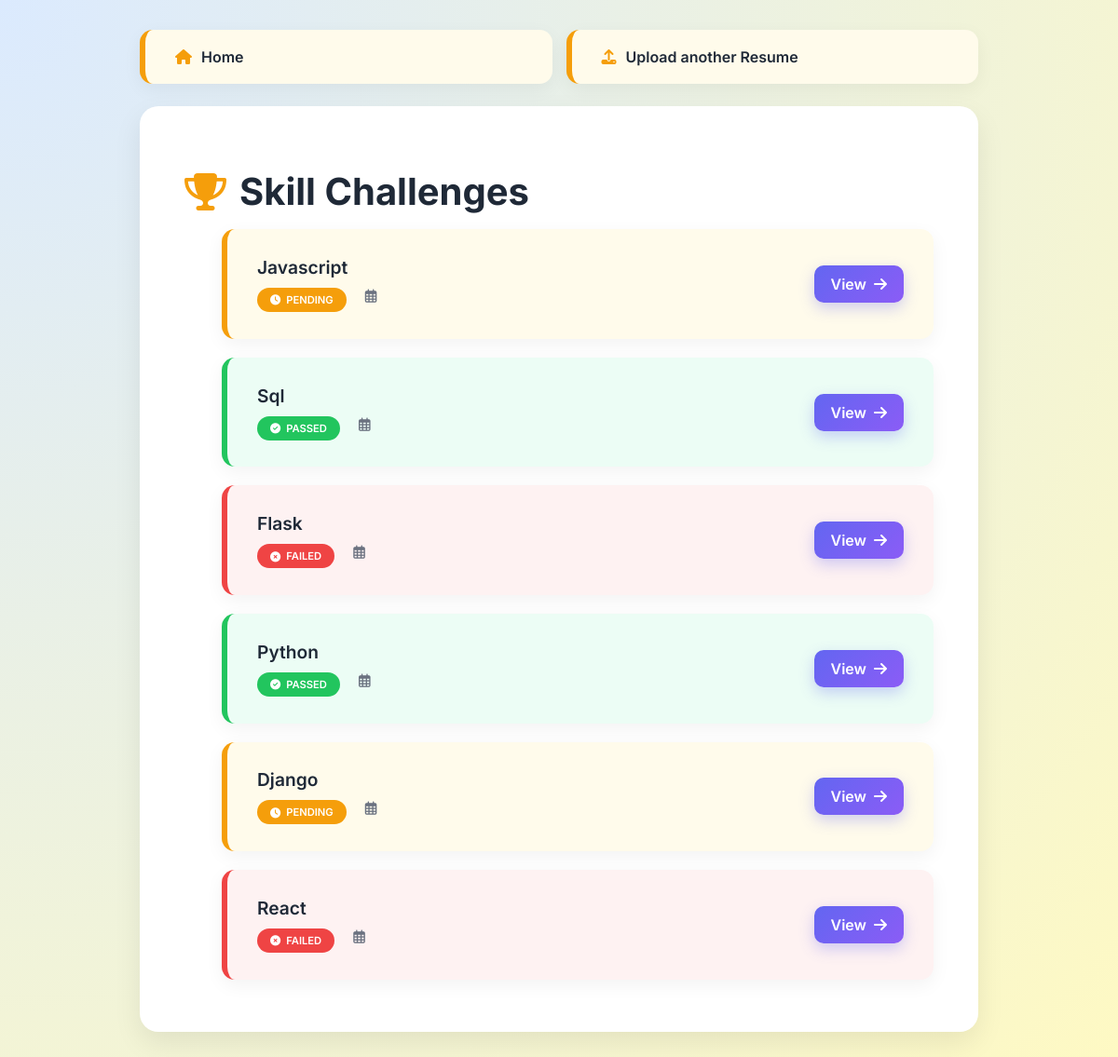
/challenges/ (signed in), run on the app's committed database.
### core/models.py (models this page shows, shortened)
class Challenge(models.Model):
    STATUS_CHOICES = [
        ('PENDING', 'Pending'),
        ('PASSED', 'Passed'),
        ('FAILED', 'Failed'),
    ]
    user = models.ForeignKey(User, on_delete=models.CASCADE)
    skill = models.ForeignKey(Skill, on_delete=models.CASCADE)
    description = models.TextField()
    reason = models.TextField(blank=True, null=True)
    mcq_questions = models.JSONField(default=list)  # Contains all MCQ data including answers
    status = models.CharField(max_length=50, choices=STATUS_CHOICES, default="PENDING")

class Skill(models.Model):
    name = models.CharField(max_length=100, unique=True)

### core/views.py (the view)
# urls.py: path('challenges/', views.challenge_list, name='challenge_list'),
@login_required
def challenge_list(request):
    challenges = Challenge.objects.filter(user=request.user)
    return render(request, 'core/challenges_list.html', {'challenges': challenges})

### core/templates/core/challenges_list.html (shortened to what this page needs)
<!DOCTYPE html>
<html lang="en">
<head>
  <link rel="stylesheet" href="https://cdnjs.cloudflare.com/ajax/libs/font-awesome/6.4.0/css/all.min.css" />
  <link rel="stylesheet" href="https://cdnjs.cloudflare.com/ajax/libs/animate.css/4.1.1/animate.min.css"/>
</head>
<body>
  <div class="action-buttons">
    <a href="{% url 'index' %}" class="action-btn">
      <i class="fas fa-home"></i> Home
    </a>
    <a href="{% url 'upload_resume' %}" class="action-btn">
      <i class="fas fa-upload"></i> Upload another Resume
    </a>
  </div>
  <div class="container">
    <h1><i class="fas fa-trophy"></i> Skill Challenges</h1>
    {% if challenges %}
    <ul class="challenge-list">
      {% for challenge in challenges %}
      <li
        class="challenge-item {% if challenge.status == 'PASSED' %}passed{% elif challenge.status == 'FAILED' %}failed{% else %}pending{% endif %}"
      >
        <div class="challenge-info">
          <div class="skill-name">{{ challenge.skill.name }}</div>
          <div class="meta-info">
            <span class="status {% if challenge.status == 'PASSED' %}passed{% elif challenge.status == 'FAILED' %}failed{% else %}pending{% endif %}">
              <i class="fas {% if challenge.status == 'PASSED' %}fa-check-circle{% elif challenge.status == 'FAILED' %}fa-times-circle{% else %}fa-clock{% endif %}"></i>
              {{ challenge.status }}
            </span>
            <span><i class="far fa-calendar-alt"></i> {{ challenge.created_at|date:"M d, Y" }}</span>
          </div>
        </div>
        <a href="{% url 'challenge_detail' challenge.id %}" class="view-btn">
          View <i class="fas fa-arrow-right"></i>
        </a>
      </li>
      {% endfor %}
    </ul>
    {% endif %}
  </div>
</body>
</html>

### core/templates/core/challenges_list.html (style rules this page uses)
:root { --passed: #22c55e; --failed: #ef4444; --pending: #f59e0b; --text-dark: #1f2937; --text-light: #6b7280; --bg: #f9fafb; --card-bg: #fff; --primary-gradient: linear-gradient(135deg, #6366f1, #8b5cf6); --primary-hover: linear-gradient(135deg, #4f46e5, #7c3aed); --success-gradient: linear-gradient(135deg, #10b981, #22c55e); --success-hover: linear-gradient(135deg, #059669, #16a34a); }
* { box-sizing: border-box; }
body { margin: 0; padding: 0; background: radial-gradient(circle at top left, #dbeafe, #fef9c3); font-family: 'Inter', sans-serif; color: var(--text-dark); min-height: 100vh; display: flex; flex-direction: column; justify-content: flex-start; align-items: center; padding: 2rem 1rem; }
.action-buttons { max-width: 900px; width: 100%; margin-bottom: 1.5rem; display: flex; gap: 15px; }
.action-btn { background: #fffbeb; border-left: 6px solid var(--pending); color: var(--text-dark); padding: 1.2rem 2rem; border-radius: 14px; font-weight: 600; text-decoration: none; display: flex; align-items: center; gap: 10px; box-shadow: 0 6px 20px rgba(0,0,0,0.05); transition: all 0.3s ease; flex: 1; font-size: 1rem; }
.action-btn i { color: var(--pending); }
.container { background: var(--card-bg); max-width: 900px; width: 100%; padding: 2.5rem 3rem; border-radius: 20px; box-shadow: 0 12px 30px rgba(0,0,0,0.08); animation: fadeInUp 1s ease both; position: relative; }
h1 { font-size: 2.5rem; font-weight: 700; margin-bottom: 1rem; display: flex; align-items: center; gap: 14px; }
h1 i { color: var(--pending); animation: bounce 1.5s infinite; }
.challenge-list { display: flex; flex-direction: column; gap: 20px; }
.challenge-item { background: #fff; border-left: 6px solid transparent; padding: 1.8rem 2rem; border-radius: 14px; display: flex; justify-content: space-between; align-items: center; box-shadow: 0 6px 20px rgba(0,0,0,0.05); transform: translateY(20px); opacity: 0; animation: slideFade 0.7s ease forwards; }
.challenge-item:nth-child(1) { animation-delay: 0.1s; }
.challenge-item:nth-child(2) { animation-delay: 0.2s; }
.challenge-item:nth-child(3) { animation-delay: 0.3s; }
.challenge-item:nth-child(4) { animation-delay: 0.4s; }
.challenge-item.passed { border-left-color: var(--passed); background: #ecfdf5; }
.challenge-item.failed { border-left-color: var(--failed); background: #fef2f2; }
.challenge-item.pending { border-left-color: var(--pending); background: #fffbeb; }
.challenge-info { display: flex; flex-direction: column; gap: 10px; }
.skill-name { font-size: 1.2rem; font-weight: 600; }
.meta-info { display: flex; gap: 20px; font-size: 0.9rem; color: var(--text-light); }
.status { display: inline-flex; align-items: center; gap: 6px; font-weight: 600; padding: 6px 14px; border-radius: 999px; text-transform: uppercase; font-size: 0.7rem; transition: transform 0.3s ease; }
.status.passed { background: var(--passed); color: #fff; }
.status.failed { background: var(--failed); color: #fff; }
.status.pending { background: var(--pending); color: #fff; }
.view-btn { background: var(--primary-gradient); color: #fff; padding: 10px 18px; border: none; border-radius: 10px; font-weight: 600; text-decoration: none; display: flex; align-items: center; gap: 8px; box-shadow: 0 6px 16px rgba(99, 102, 241, 0.3); transition: all 0.3s ease; }

### data on the page
Challenge: skill.name "Javascript", status "PENDING"
Challenge: skill.name "Sql", status "PASSED"
Challenge: skill.name "Flask", status "FAILED"
Challenge: skill.name "Python", status "PASSED"
Challenge: skill.name "Django", status "PENDING"
Challenge: skill.name "React", status "FAILED"
